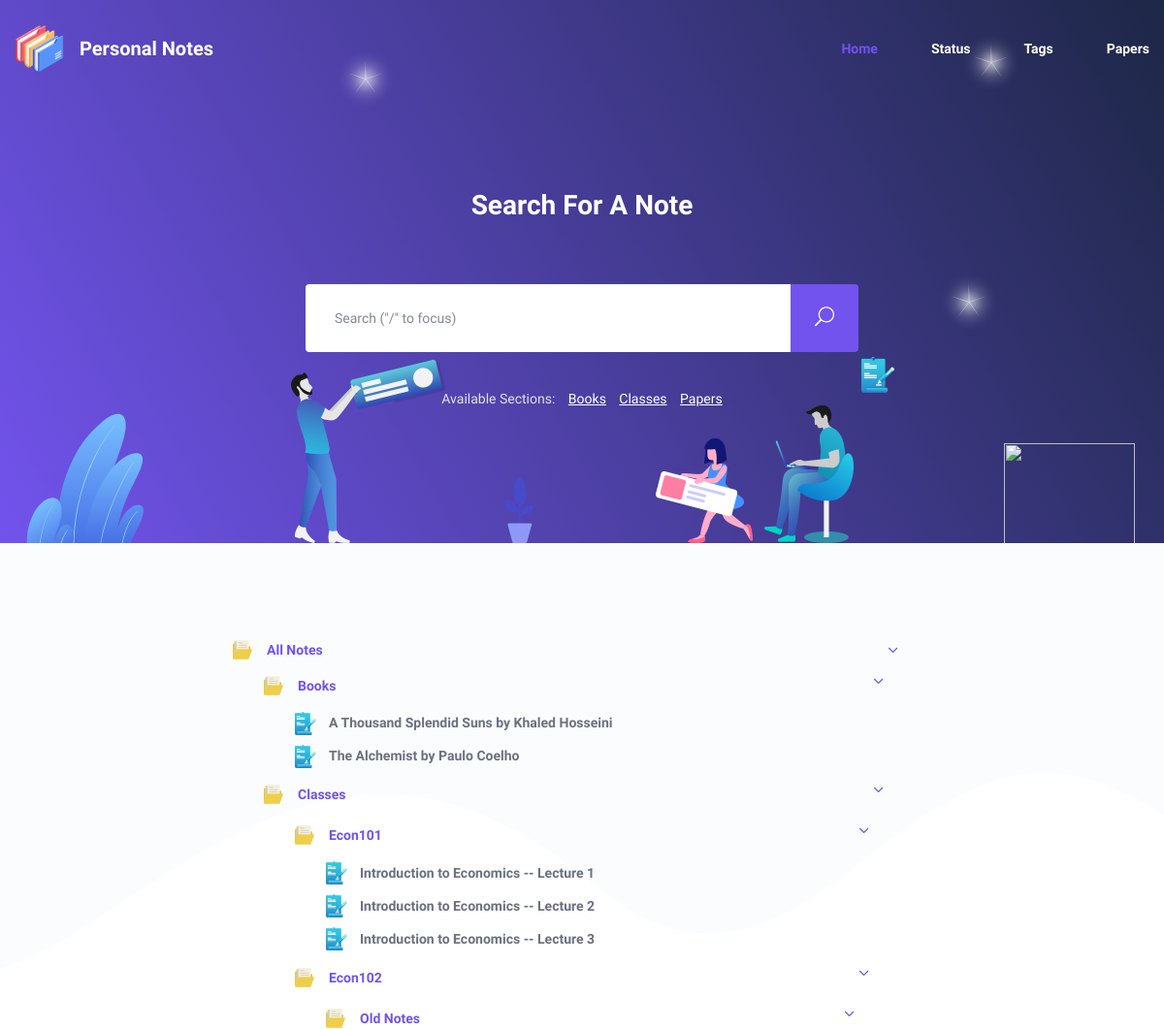
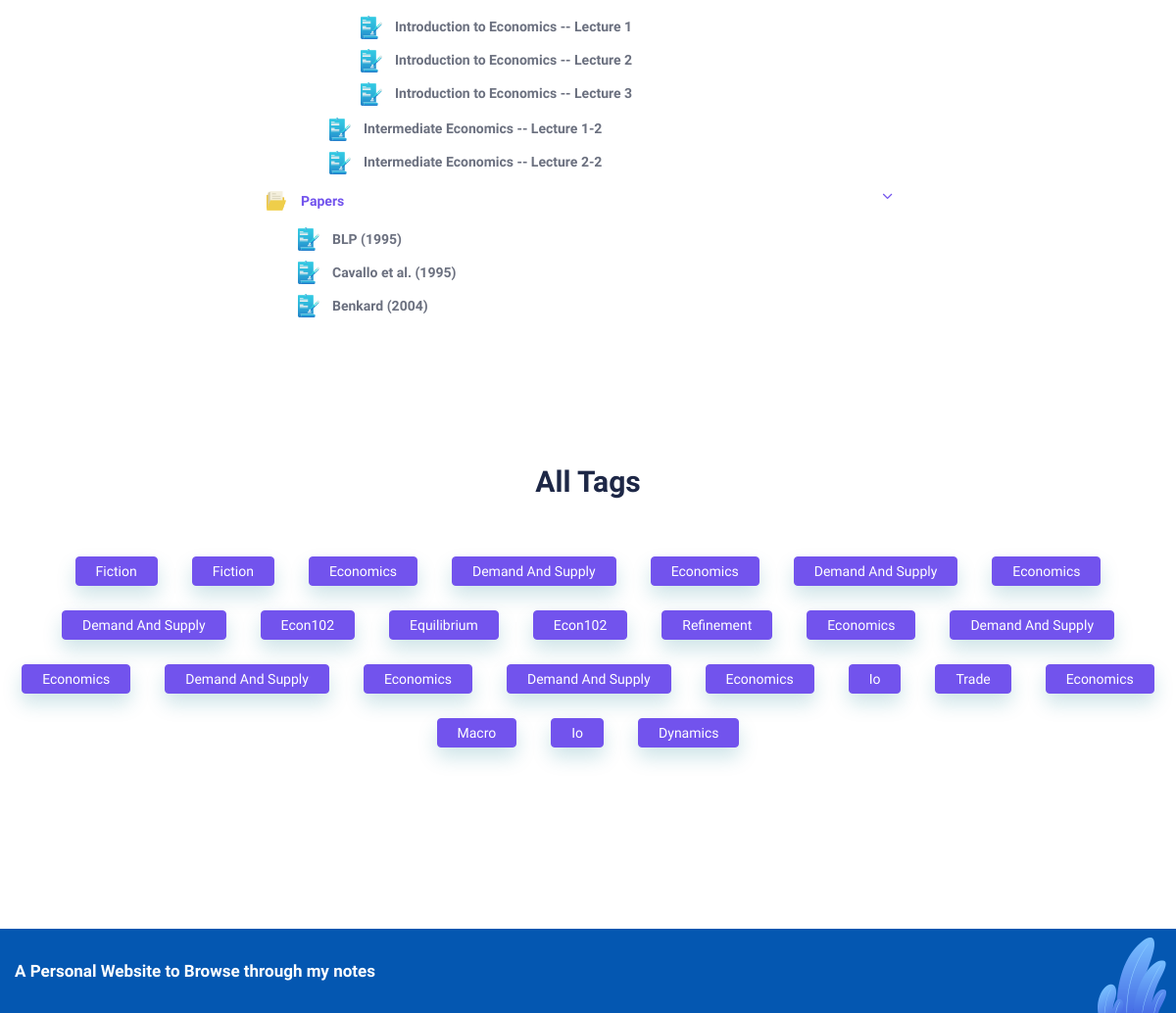
Before: / (signed in) with the older database file (2 pictures, top to bottom).
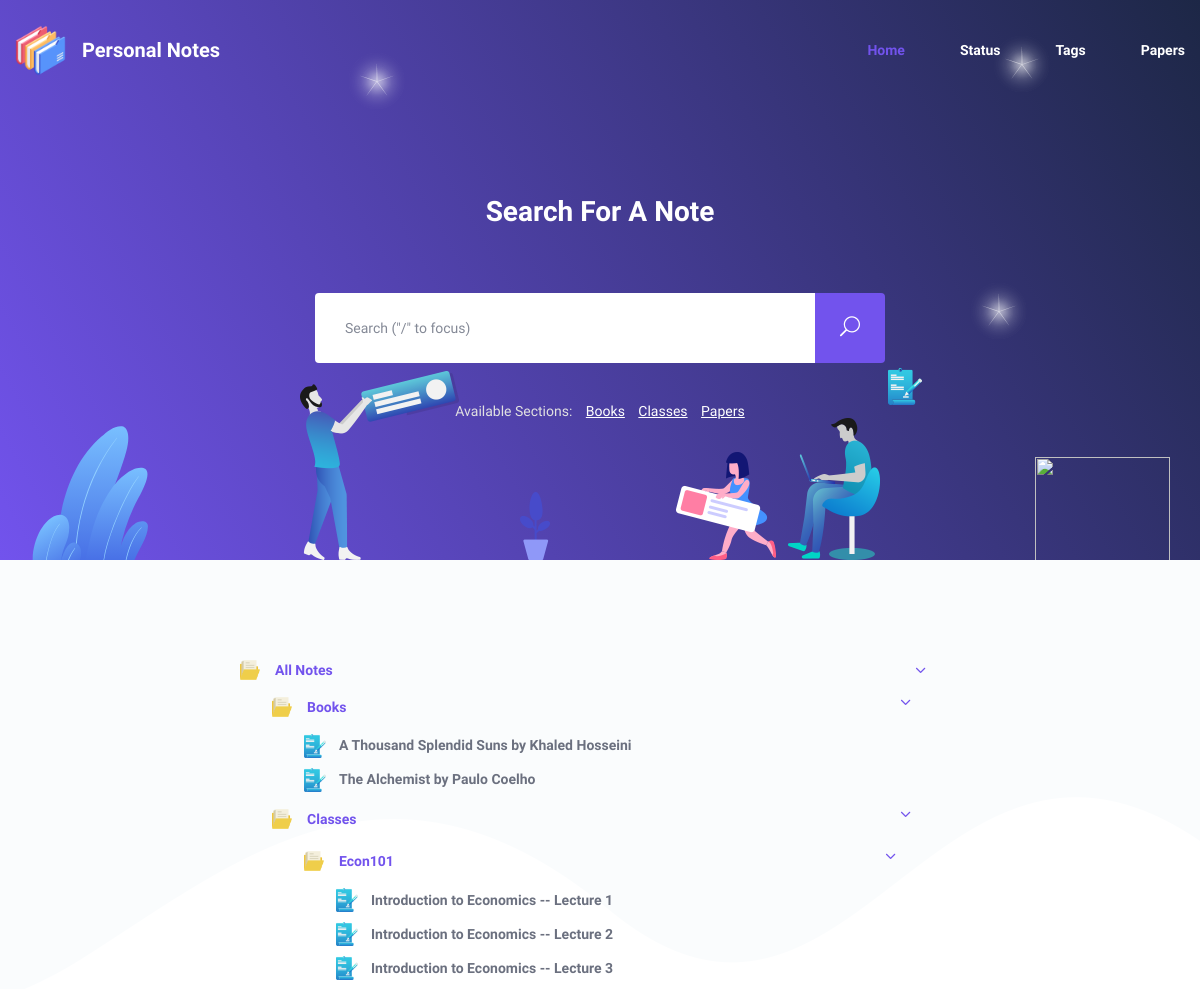
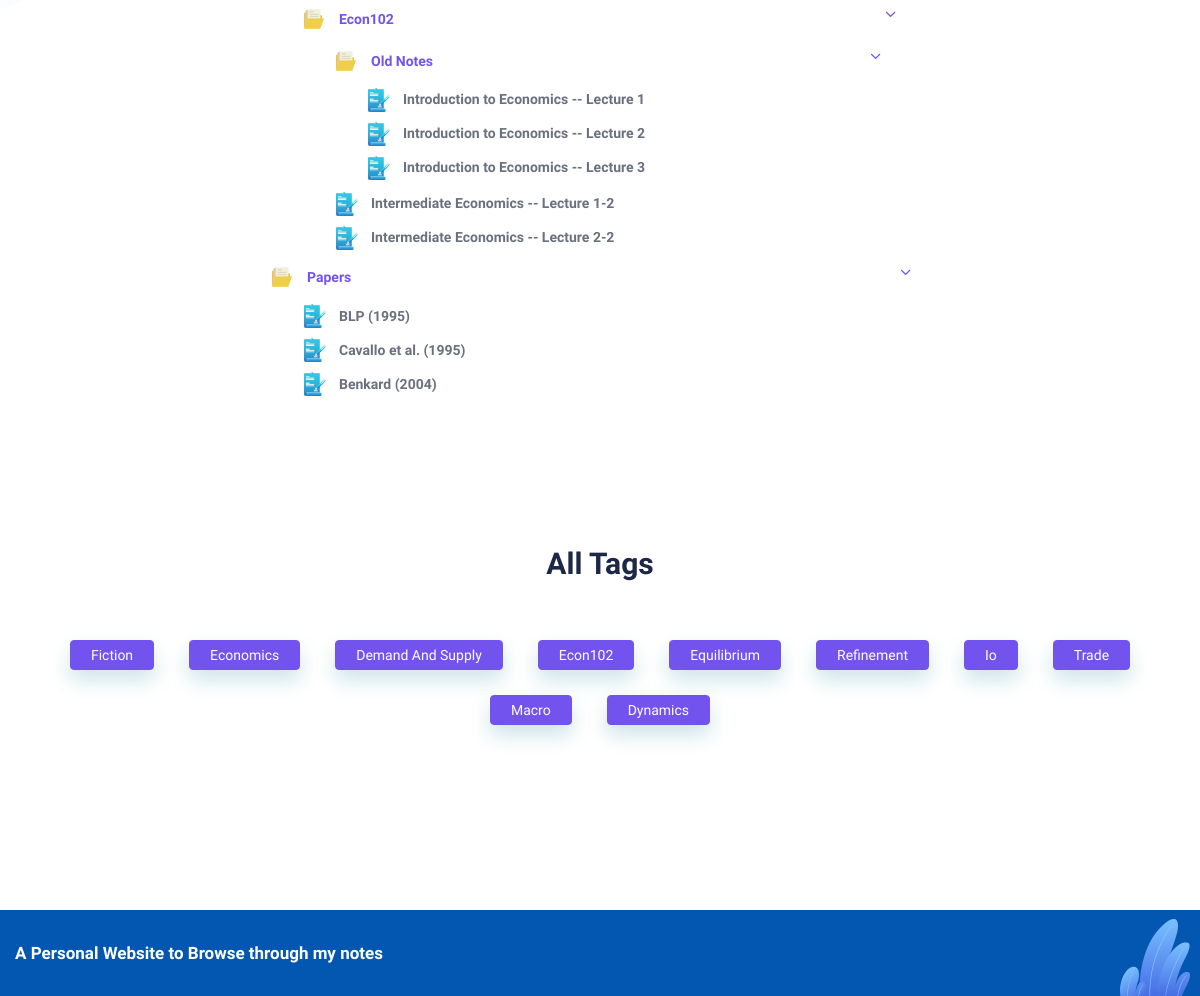
After: the same page with the newer database file (2 pictures, top to bottom).
### notes/models.py (models this page shows, shortened)
class Type(models.Model):
    name = models.CharField(max_length=100)
    subfolders = models.JSONField() # The name of the Folder model instance will be included in the list will be in a list
    subfiles = models.JSONField() # The name of the subfiles will be in a list

class normalNotes(models.Model):
    name = models.CharField(max_length=250)
    note_type = models.ForeignKey(Type, on_delete=models.CASCADE)
    path = models.CharField(max_length=500)
    title = models.CharField(max_length=500)
    slug = models.SlugField(default="", max_length=600)
    status = models.CharField(max_length=200)
    tags = models.ManyToManyField(Tags, related_query_name="notes", related_name="note")
    parent_folder = models.ForeignKey(Folder, on_delete=models.CASCADE)
    date_modified = models.CharField(default=timezone.now, max_length=150)
    main_content = models.TextField()
    class Meta:
        verbose_name = "note"
    def get_url_path(self):
        parent_path = self.parent_folder.path.strip("/")
        slug = self.slug
        url = f"{parent_path}/{slug}"
        return url

class Tags(models.Model):
    name = models.CharField(max_length=150)
    slug = models.CharField(max_length=200)
    class Meta:
        verbose_name = "tag"

### research_notes/views.py (the view)
# urls.py: path('', views.homepage, name='home'),
@login_required
def homepage(request):
    all_tags = Tags.objects.all()
    root_parent = get_object_or_404(Folder, name="All Notes")
    full_path = root_parent.path
    tree_dict = root_parent.folder_dict
    nav_html = root_parent.get_folder_tree()
    all_types = Type.objects.all()
    return render(request, 'home.html', {"nav_html": nav_html, "all_tags": all_tags, "all_types": all_types})

### notes/custom_context_processors.py (called while the page is built)
def tree_nav(request):
    root_parent = Folder.objects.get(name="All Notes")
    nav_html = root_parent.get_folder_tree()
    return {"full_nav": nav_html}

### notes/models.py (called while the page is built)
    def presentable_name(self):
        return self.name.replace('_', ' ').title()

    def get_all_subdirs(self):
        return self.subfolders + self.subfiles

    def get_url_path(self):
        if self.parent == None:
            url = "/"
        else:
            parent_path = self.parent.path.strip("/")
            slug = self.slug
            url = f"{parent_path}/{slug}"
            if self.parent == Folder.objects.get(name="All Notes") and self.parent.folder_type == None:
                url = slug
        return url

### templates/home.html (shortened to what this page needs)
{% extends 'base.html' %}
{% load static %}
{% block content %}
        <section class="doc_banner_area_one">
            <img class="dark" src="{% static 'img/home_one/wave_one.svg' %}" alt="">
            <img class="dark_two" src="{% static 'img/home_one/wave_two.svg' %}" alt="">
            <img class="p_absolute star_one" src="{% static 'img/home_one/star.png' %}" alt="">
            <img class="p_absolute star_two" src="{% static 'img/home_one/star.png' %}" alt="">
            <img class="p_absolute star_three" src="{% static 'img/home_one/star.png' %}" alt="">
            <img class="p_absolute one wow fadeInLeft" data-wow-delay="0.1s" src="{% static 'img/home_one/b_man.png' %}" alt="">
            <img class="p_absolute two wow fadeInRight" data-wow-delay="0.2s" src="{% static 'img/home_one/b_man_two.png' %}" alt="">
            <img class="p_absolute three wow fadeInUp" data-wow-delay="0.3s" src="{% static 'img/home_one/flower.png' %}" alt="">
            <img class="p_absolute four wow fadeInRight" data-wow-delay="0.4s" src="{% static 'img/home_one/girl_img.png' %}" alt="">
            <img class="p_absolute five wow fadeIn" data-wow-delay="0.5s" src="{% static 'img/home_one/file.png' %}" alt="">
            <img class="p_absolute bl_left" src="{% static 'img/v.svg' %}" alt="">
            <img class="p_absolute bl_right" src="{% static 'img/home_one/b_leaf.svg' %}" alt="">
            <div class="container">
                <div class="doc_banner_text">
                    <h3 class="wow fadeInUp text-white" data-wow-delay="0.3s">Search For A Note</h3>
                    <form action="{% url 'search' %}" class="banner_search_form">
                        <input name="search_input" type="search" class="form-control" placeholder='Search ("/" to focus)'>
                        <button type="submit"><i class="icon_search"></i></button>
                    </form>
                    <h6>
                        <span>Available Sections:</span>
                        {% for type in all_types %}
                            <a style="text-transform: capitalize" href="{% url 'show-content' type.name %}">{{ type.name }}</a>
                        {% endfor %}
                    </h6>
                </div>
            </div>
        </section>
        <section class="doc_features_area_one">
            <div class="container">
                <ul class="list-unstyled nav-sidebar" style="overflow: auto">
                    <li class='nav-item subfolder active mx-auto'>
                        <a href='#' class='nav-link'>
                            <img class="flat-icon" src="{% static 'img/side-nav/folder.png' %}" alt='folder'>
                            All Notes
                        </a>
                        <span class='icon'><i class='arrow_carrot-down'></i></span>
                        <ul class='list-unstyled dropdown_nav'>
                            {% autoescape off %}
                                {{ nav_html }}
                            {% endautoescape %}
                        </ul>
                    </li>
                </ul>
            </div>
        </section>
        <section class="doc_tag_area">
            <div class="container">
                <div class="section_title text-center">
                    <h2 class="h_title wow fadeInUp">All Tags</h2>
                </div>
                <ul class="nav nav-tabs doc_tag" id="myTab" role="tablist">
                    {% for tag in all_tags %}
                        <li class="nav-item wow fadeInLeft">
                            <a class="nav-link active" href="{% url 'tag' tag.name %}" role="tab" aria-controls="or" aria-selected="true">{{ tag.name }}</a>
                        </li>
                    {% endfor %}
                </ul>
            </div>
        </section>
{% endblock content %}

### templates/base.html (shortened to what this page needs)
{% load static %}
<!doctype html>
<html lang="en">
<head>
    <link rel="stylesheet" href="{% static 'assets/bootstrap/css/bootstrap.min.css' %}">
    <link rel="stylesheet" href="{% static 'assets/slick/slick.css' %}">
    <link rel="stylesheet" href="{% static 'assets/slick/slick-theme.css' %}">
    <link rel="stylesheet" href="{% static 'assets/elagent-icon/style.css' %}">
    <link rel="stylesheet" href="{% static 'assets/animation/animate.css' %}">
    <link rel="stylesheet" href="{% static 'css/style.css' %}">
    <link rel="stylesheet" href="{% static 'css/responsive.css' %}">
</head>
<body data-scroll-animation="true">
    <div class="body_wrapper">
        <nav class="navbar navbar-expand-lg menu_one" id="sticky">
            <div class="container">
                <a class="navbar-brand sticky_logo" href="{% url 'home' %}">
                    <div class="d-flex align-items-center">
                        <img class='logo-img mr-3' src="{% static 'img/my-static/folders.png' %}" srcset="{% static 'img/my-static/folders.png' %} 2x" alt="logo">
                        <h5 class="m-0 text-white">Personal Notes</h5>
                    </div>
                </a>
                <div class="collapse navbar-collapse" id="navbarSupportedContent">
                    <ul class="navbar-nav menu ml-auto">
                        <li class="nav-item dropdown submenu active">
                            <a href="{% url 'home' %}" class="nav-link">Home</a>
                        </li>
                        <li class="nav-item tab-demo">
                            <a href="{% url 'all_statuses' %}" class="nav-link">
                                Status
                            </a>
                        </li>
                        <li class="nav-item">
                            <a class="nav-link" href="{% url 'all_tags' %}">
                                Tags
                            </a>
                        </li>
                        <li class="nav-item">
                            <a class="nav-link" href="{% url 'show-content' 'papers' %}">
                                Papers
                            </a>
                        </li>
                    </ul>
                </div>
            </div>
        </nav>
        {% block content %}
        {% endblock content %}
        <footer class="simple_footer">
            <img class="leaf_right" src="{% static 'img/home_one/leaf_footter.png' %}" alt="">
            <div class="container">
                <div class="row align-items-center">
                    <div class="col-sm-6">
                        <p>A Personal Website to Browse through my notes</a></p>
                    </div>
                </div>
            </div>
        </footer>
    </div>
</body>
</html>

### static/css/responsive.css (style rules this page uses)
@media (max-width:1500px) { .nav-sidebar .nav-item { padding-right: 15px; } }
@media (max-width:1500px) { .simple_footer .leaf_right { right: 10px; } }

Changed rows visible on the page:
removed Tags: name "Fiction"
removed Tags: name "Economics"
removed Tags: name "Demand And Supply"
removed Tags: name "Economics"
removed Tags: name "Demand And Supply"
removed Tags: name "Econ102"
removed Tags: name "Economics"
removed Tags: name "Demand And Supply"
removed Tags: name "Economics"
removed Tags: name "Demand And Supply"
removed Tags: name "Economics"
removed Tags: name "Demand And Supply"
removed Tags: name "Economics"
removed Tags: name "Economics"
removed Tags: name "Io"
